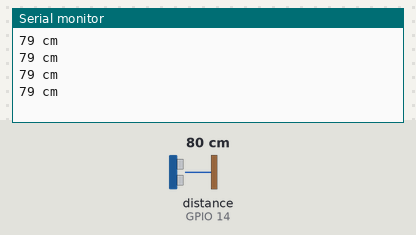
A sketch run on a simulated ESP32. Parts: the last lines printed to the serial monitor. Wiring (inferred from the names in the program): ultrasonic range finder: trigger GPIO 27; echo GPIO 14. The inputs (shaded band) are chosen by the test bench; at power-on: distance to the obstacle (sensor on GPIO 14) 80 cm. The echo pulse lasts 58.3 µs per cm.

Above: at 1.2 s.
1.3 s: distance to the obstacle (sensor on GPIO 14) set to 2 cm
At 1.73 s:
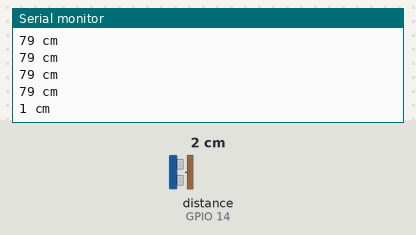
2.8 s: distance to the obstacle (sensor on GPIO 14) set to 4 cm
At 2.93 s:
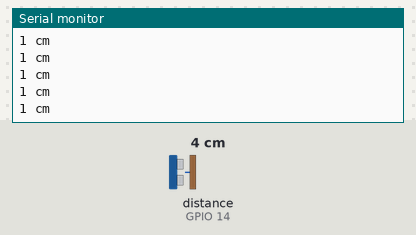
Timing chart, 0 to 5.8 s (numbered marks = the images above; inputs shaded):
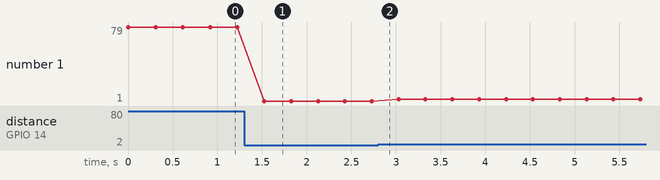

The sketch:

07_ultrasonic.ino
```cpp
/*
  초음파 셀 — 박쥐처럼 거리 재기
  연결: Digital 포트 1개의 신호 2칸 통째로 (그림: images/wiring_ultrasonic.png)
       위 칸 = TRIG, 아래 칸 = ECHO (예: '6'·'7' 칸 → GPIO 27·14)
  ⚠ 항상 0이 나오면 TRIG·ECHO가 바뀐 것!
*/

#define TRIG 27  // '6' 칸
#define ECHO 14  // '7' 칸

long readDistance() {
  digitalWrite(TRIG, LOW);
  delayMicroseconds(2);
  digitalWrite(TRIG, HIGH);
  delayMicroseconds(10);
  digitalWrite(TRIG, LOW);
  long t = pulseIn(ECHO, HIGH);  // 왕복 시간
  return t * 0.034 / 2;          // cm (소리 초속 340m, 왕복 ÷2)
}

void setup() {
  Serial.begin(115200);
  pinMode(TRIG, OUTPUT);
  pinMode(ECHO, INPUT);
}

void loop() {
  Serial.print(readDistance());
  Serial.println(" cm");
  delay(300);  // 자로 실측해서 비교해 보세요!
}
```

Measured:
- after the input at 1.3 s, the serial monitor: prints a new line after 0.23 s (image 1)
- plotted number 1: 79 → 1 after the input at 1.3 s, 1 → 3 after the input at 2.8 s
